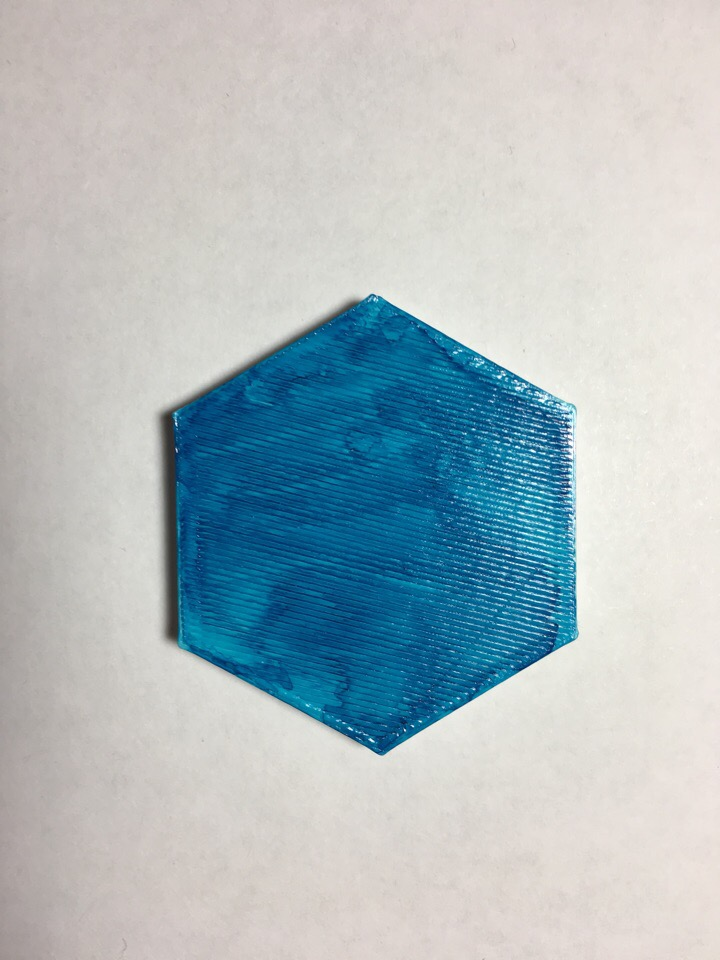
#> input picture shape-detection/hexagon.jpg, 720 x 960 px
$ python view_in_brows.py   (older library calls are emulated)
#> lines starting #> are read from the running program, lines starting #| are printed output that depends on the picture; after the words box and inside, x2 and y2 are one past the last pixel; in counts of white or black regions, pixels touching at a corner belong together
import webbrowser
import cv2
import numpy as np
def rec_shape(arg):

#> called with arg = 'hexagon.jpg'
    img = cv2.imread(arg, cv2.IMREAD_GRAYSCALE)
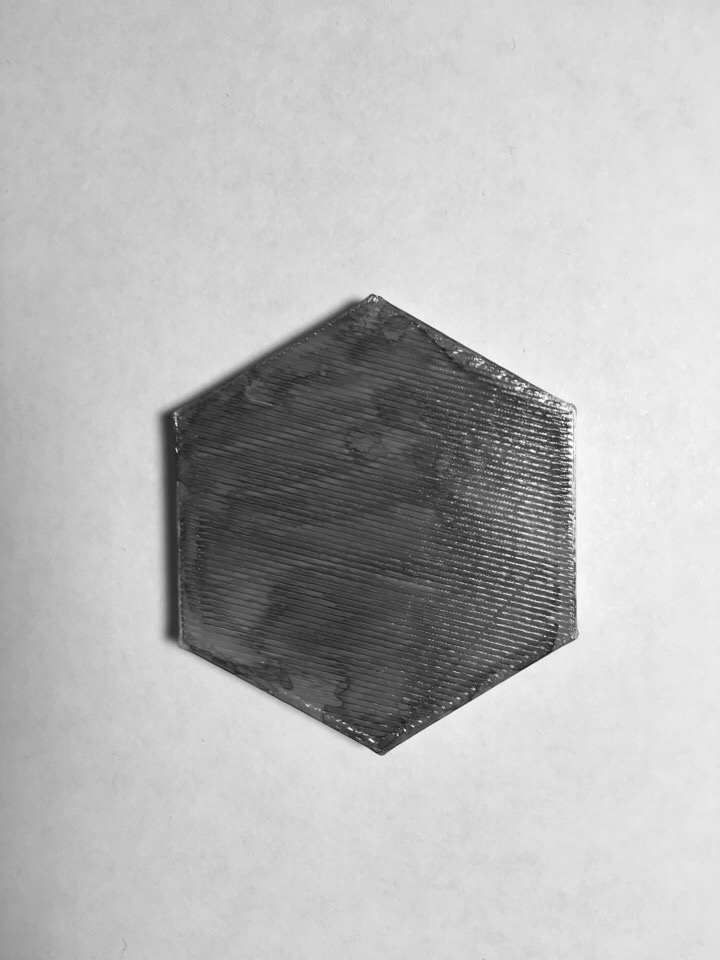
#> img: shape (960, 720); min 24, max 255, mean 183.9
    _, threshold = cv2.threshold(img, 240, 255, cv2.THRESH_BINARY)
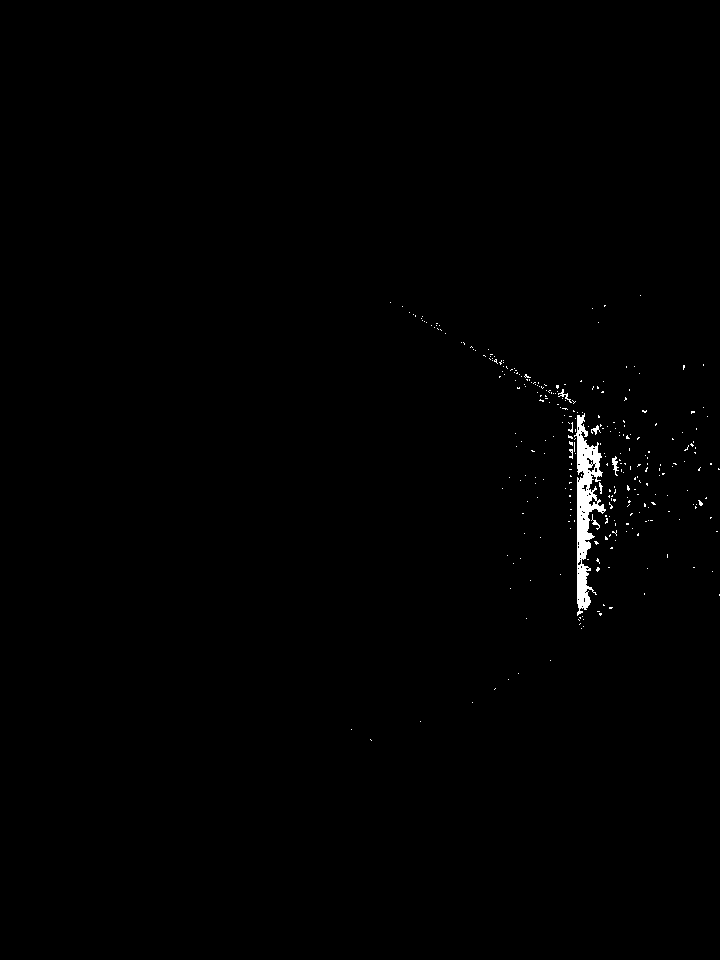
#> threshold: shape (960, 720); 0.53% white; 299 white regions (291 under 20 px)
    _, contours, _ = cv2.findContours(threshold, cv2.RETR_TREE, cv2.CHAIN_APPROX_SIMPLE)
#> contours = 342 contours, 335 with area under 20; largest, box (x1, y1, x2, y2) and area: (574, 413, 606, 616) 2420, (588, 496, 598, 507) 44, (612, 456, 619, 476) 38, (587, 463, 596, 473) 35, (586, 457, 594, 465) 28, (581, 484, 588, 492) 22, (591, 425, 601, 435) 22

    font = cv2.FONT_HERSHEY_COMPLEX

    for cnt in contours:
        approx = cv2.approxPolyDP(cnt, 0.01*cv2.arcLength(cnt, True), True)
        cv2.drawContours(img, [approx], 0, (0), 5)
        x = approx.ravel()[0]
        y = approx.ravel()[1]

        if len(approx) == 3:
            cv2.putText(img, "Triangle", (x, y), font, 1, (0))
        elif len(approx) == 4:
            cv2.putText(img, "Rectangle", (x, y), font, 1, (0))
        elif len(approx) == 5:
            cv2.putText(img, "Pentagon", (x, y), font, 1, (0))
        elif 6 < len(approx) < 15:
            cv2.putText(img, "Ellipse", (x, y), font, 1, (0))
        else:
            cv2.putText(img, "Circle", (x, y), font, 1, (0))
#> this loop made 342 passes
#> (x, y) on passes 2 to 4: (351, 729), (420, 721), (472, 702)
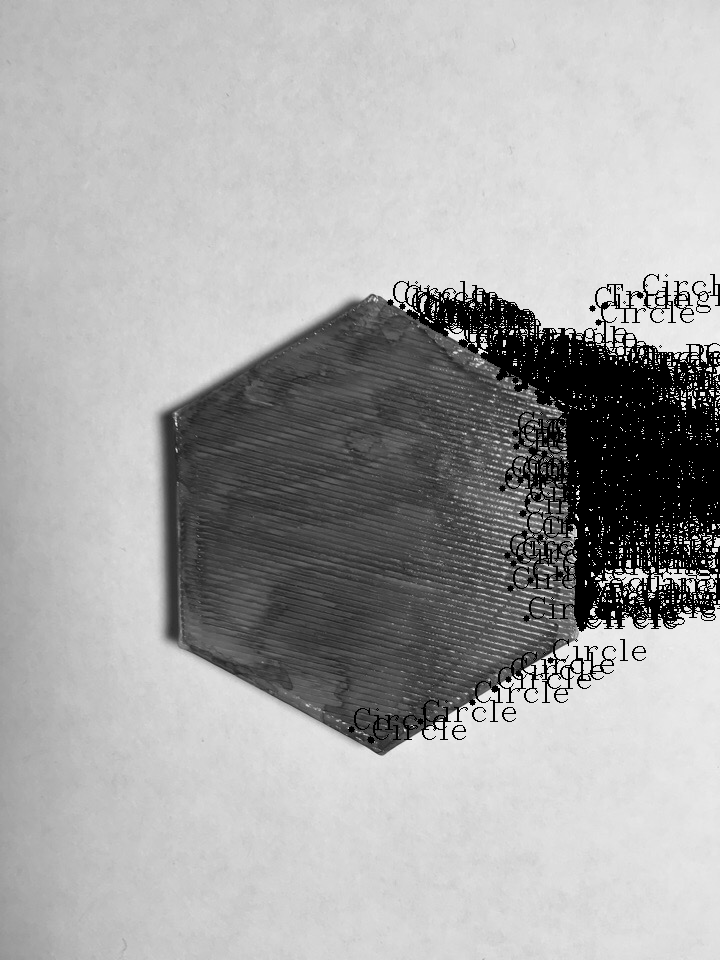
#> img: shape (960, 720); 7.69% of pixels changed, all inside (x1, y1, x2, y2) = (348, 274, 720, 744)


    cv2.imshow("shapes", img)
    cv2.imshow("Threshold", threshold)
    cv2.waitKey(0)
    cv2.destroyAllWindows()
    path_to_img = "hexagon.jpg"
    return path_to_img

def view(path_to_img):
#> (the run stopped early here; a loop or call above may not have finished)
